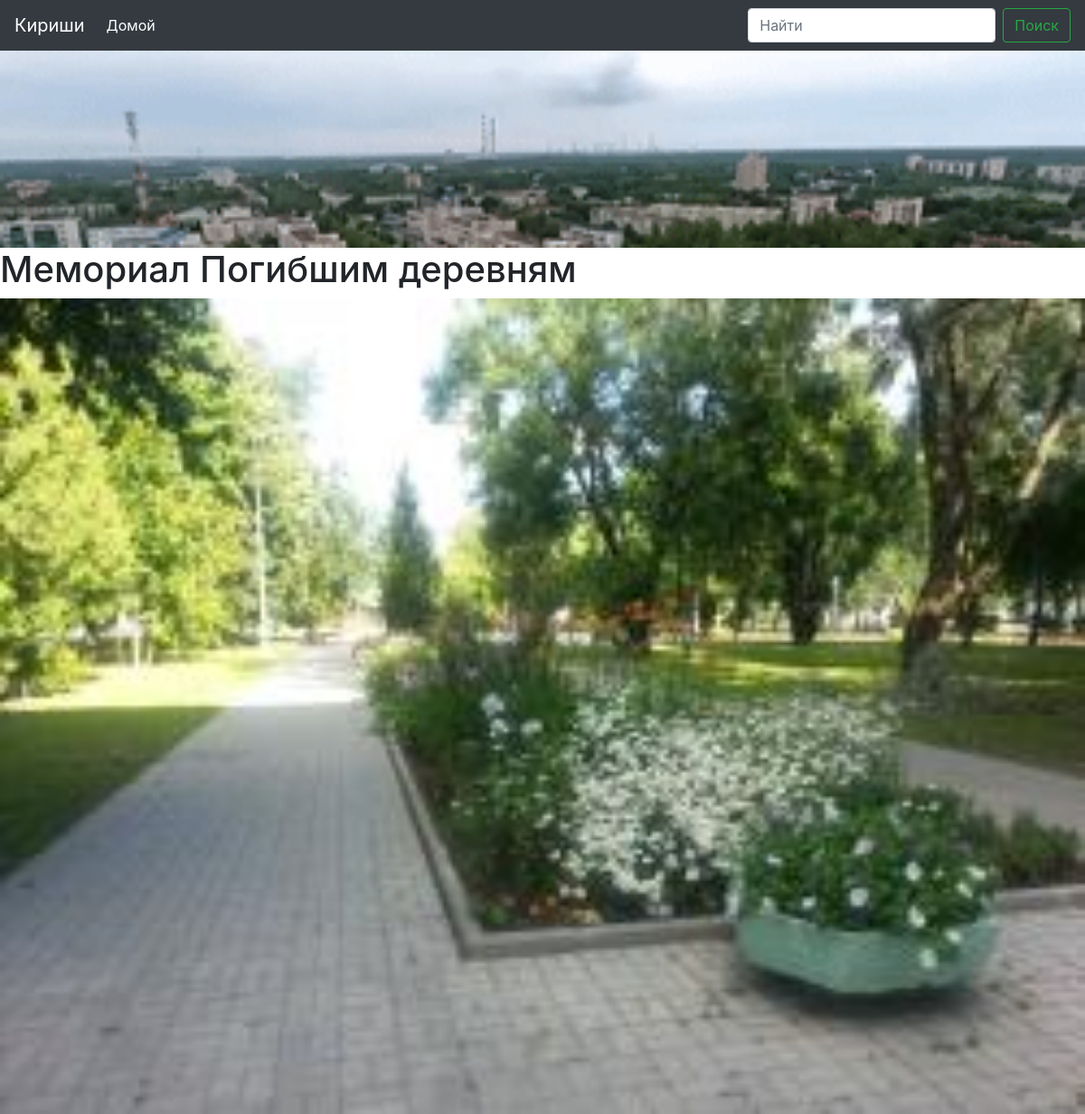
Screenshot of /3/ with the database file from the repository.
### places/models.py (models this page shows, shortened)
class Place(models.Model):
    name = models.CharField(max_length=256)
    slug = models.SlugField(max_length=256)
    category = models.ForeignKey(Category, on_delete=models.CASCADE)
    mainImage = models.ImageField(upload_to='images/main', blank = True)
    image1 = models.ImageField(upload_to='images/', blank = True)
    image2 = models.ImageField(upload_to='images/', blank = True)
    image3 = models.ImageField(upload_to='images/', blank = True)
    description = models.TextField(max_length=3000, blank = True)
    coord_lon = models.FloatField(default=0, blank = True)
    coord_lat = models.FloatField(default=0, blank = True)
    site_url = models.URLField(blank = True)
    created_at = models.DateTimeField(auto_now_add=True)
    updated_at = models.DateTimeField(auto_now=True)
    class Meta:
        ordering = ('name', )
        index_together = (('id', 'slug'),)
        verbose_name = u'Место'
        verbose_name_plural =u'Места'

### places/views.py (the view)
# urls.py: path('<int:pk>/', views.DetailView.as_view(), name='detail'),
class DetailView(generic.DetailView):
    model = Place
    template_name = 'places/detail.html'

### places/templates/places/detail.html (shortened to what this page needs)
{% extends "base.html" %}
{% load static %}
{% block content %}
<h1>{{ place.name }}</h1>
<img src="{% static place.mainImage.url %}" width = 100%%>
 {% endblock %}

### places/static/places/style.css (style rules this page uses)
body { background-size: 100%; background-attachment:local; }

### rows the page displays
Place: name "Мемориал Погибшим деревням", mainImage (picture)
